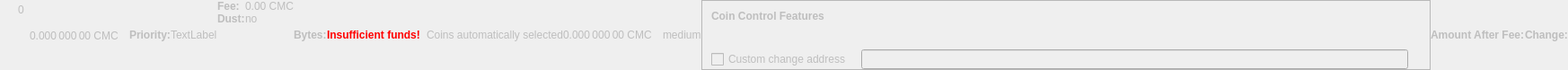
    <widget class="QWidget" name="dummyHideWidget" native="true">
     <property name="enabled">
      <bool>false</bool>
     </property>
     <property name="maximumSize">
      <size>
       <width>100</width>
       <height>22</height>
      </size>
     </property>
     <layout class="QHBoxLayout" name="dummyHideLayout">
      <property name="spacing">
       <number>0</number>
      </property>
      <property name="leftMargin">
       <number>0</number>
      </property>
      <property name="topMargin">
       <number>0</number>
      </property>
      <property name="rightMargin">
       <number>0</number>
      </property>
      <property name="bottomMargin">
       <number>0</number>
      </property>
      <item>
       <layout class="QFormLayout" name="formLayoutCoinControl1">
        <property name="horizontalSpacing">
         <number>10</number>
        </property>
        <property name="verticalSpacing">
         <number>14</number>
        </property>
        <property name="leftMargin">
         <number>10</number>
        </property>
        <property name="topMargin">
         <number>4</number>
        </property>
        <property name="rightMargin">
         <number>6</number>
        </property>
        <item row="0" column="1">
         <widget class="QLabel" name="labelCoinControlBytes">
          <property name="cursor">
           <cursorShape>IBeamCursor</cursorShape>
          </property>
          <property name="contextMenuPolicy">
           <enum>Qt::ActionsContextMenu</enum>
          </property>
          <property name="text">
           <string notr="true">0</string>
          </property>
          <property name="textInteractionFlags">
           <set>Qt::LinksAccessibleByMouse|Qt::TextSelectableByKeyboard|Qt::TextSelectableByMouse</set>
          </property>
         </widget>
        </item>
       </layout>
      </item>
      <item>
       <widget class="QLabel" name="labelCoinControlAfterFee">
        <property name="enabled">
         <bool>false</bool>
        </property>
        <property name="sizePolicy">
         <sizepolicy hsizetype="Fixed" vsizetype="Fixed">
          <horstretch>0</horstretch>
          <verstretch>0</verstretch>
         </sizepolicy>
        </property>
        <property name="minimumSize">
         <size>
          <width>111</width>
          <height>12</height>
         </size>
        </property>
        <property name="maximumSize">
         <size>
          <width>111</width>
          <height>12</height>
         </size>
        </property>
        <property name="cursor">
         <cursorShape>IBeamCursor</cursorShape>
        </property>
        <property name="contextMenuPolicy">
         <enum>Qt::ActionsContextMenu</enum>
        </property>
        <property name="text">
         <string notr="true">0.000 000 00 CMC</string>
        </property>
        <property name="textInteractionFlags">
         <set>Qt::LinksAccessibleByMouse|Qt::TextSelectableByKeyboard|Qt::TextSelectableByMouse</set>
        </property>
       </widget>
      </item>
      <item>
       <widget class="QLabel" name="labelCoinControlPriorityText">
        <property name="enabled">
         <bool>false</bool>
        </property>
        <property name="font">
         <font>
          <weight>75</weight>
          <bold>true</bold>
         </font>
        </property>
        <property name="text">
         <string>Priority:</string>
        </property>
       </widget>
      </item>
      <item>
       <layout class="QHBoxLayout" name="horizontalLayout">
        <item>
         <widget class="QLabel" name="WarningLabel">
          <property name="text">
           <string>TextLabel</string>
          </property>
         </widget>
        </item>
       </layout>
      </item>
      <item>
       <layout class="QFormLayout" name="formLayoutCoinControl3">
        <property name="horizontalSpacing">
         <number>0</number>
        </property>
        <property name="verticalSpacing">
         <number>0</number>
        </property>
        <property name="leftMargin">
         <number>0</number>
        </property>
        <property name="topMargin">
         <number>0</number>
        </property>
        <property name="rightMargin">
         <number>0</number>
        </property>
        <item row="0" column="0">
         <widget class="QLabel" name="labelCoinControlFeeText">
          <property name="enabled">
           <bool>false</bool>
          </property>
          <property name="font">
           <font>
            <weight>75</weight>
            <bold>true</bold>
           </font>
          </property>
          <property name="text">
           <string>Fee:</string>
          </property>
          <property name="margin">
           <number>0</number>
          </property>
         </widget>
        </item>
        <item row="0" column="1">
         <widget class="QLabel" name="labelCoinControlFee">
          <property name="enabled">
           <bool>false</bool>
          </property>
          <property name="cursor">
           <cursorShape>IBeamCursor</cursorShape>
          </property>
          <property name="contextMenuPolicy">
           <enum>Qt::ActionsContextMenu</enum>
          </property>
          <property name="text">
           <string notr="true">0.00 CMC</string>
          </property>
          <property name="textInteractionFlags">
           <set>Qt::LinksAccessibleByMouse|Qt::TextSelectableByKeyboard|Qt::TextSelectableByMouse</set>
          </property>
         </widget>
        </item>
        <item row="1" column="0">
         <widget class="QLabel" name="labelCoinControlLowOutputText">
          <property name="enabled">
           <bool>false</bool>
          </property>
          <property name="font">
           <font>
            <weight>75</weight>
            <bold>true</bold>
           </font>
          </property>
          <property name="text">
           <string>Dust:</string>
          </property>
         </widget>
        </item>
        <item row="1" column="1">
         <widget class="QLabel" name="labelCoinControlLowOutput">
          <property name="enabled">
           <bool>false</bool>
          </property>
          <property name="cursor">
           <cursorShape>IBeamCursor</cursorShape>
          </property>
          <property name="contextMenuPolicy">
           <enum>Qt::ActionsContextMenu</enum>
          </property>
          <property name="text">
           <string>no</string>
          </property>
          <property name="textInteractionFlags">
           <set>Qt::LinksAccessibleByMouse|Qt::TextSelectableByKeyboard|Qt::TextSelectableByMouse</set>
          </property>
         </widget>
        </item>
       </layout>
      </item>
      <item>
       <widget class="QLabel" name="labelCoinControlBytesText">
        <property name="enabled">
         <bool>false</bool>
        </property>
        <property name="font">
         <font>
          <weight>75</weight>
          <bold>true</bold>
         </font>
        </property>
        <property name="text">
         <string>Bytes:</string>
        </property>
       </widget>
      </item>
      <item>
       <layout class="QFormLayout" name="formLayoutCoinControl2">
        <property name="horizontalSpacing">
         <number>0</number>
        </property>
        <property name="verticalSpacing">
         <number>0</number>
        </property>
        <property name="leftMargin">
         <number>0</number>
        </property>
        <property name="topMargin">
         <number>0</number>
        </property>
        <property name="rightMargin">
         <number>0</number>
        </property>
       </layout>
      </item>
      <item>
       <layout class="QHBoxLayout" name="horizontalLayoutCoinControl2">
        <property name="spacing">
         <number>0</number>
        </property>
        <property name="bottomMargin">
         <number>0</number>
        </property>
       </layout>
      </item>
      <item>
       <widget class="QLabel" name="labelCoinControlInsuffFunds">
        <property name="enabled">
         <bool>false</bool>
        </property>
        <property name="minimumSize">
         <size>
          <width>0</width>
          <height>0</height>
         </size>
        </property>
        <property name="font">
         <font>
          <weight>75</weight>
          <bold>true</bold>
         </font>
        </property>
        <property name="styleSheet">
         <string notr="true">color:red;font-weight:bold;</string>
        </property>
        <property name="text">
         <string>Insufficient funds!</string>
        </property>
        <property name="margin">
         <number>5</number>
        </property>
       </widget>
      </item>
      <item>
       <layout class="QFormLayout" name="formLayoutCoinControl4">
        <property name="horizontalSpacing">
         <number>0</number>
        </property>
        <property name="verticalSpacing">
         <number>0</number>
        </property>
        <property name="leftMargin">
         <number>0</number>
        </property>
        <property name="topMargin">
         <number>0</number>
        </property>
        <property name="rightMargin">
         <number>0</number>
        </property>
       </layout>
      </item>
      <item>
       <widget class="QLabel" name="labelCoinControlChangeLabel">
        <property name="enabled">
         <bool>false</bool>
        </property>
        <property name="sizePolicy">
         <sizepolicy hsizetype="Preferred" vsizetype="Expanding">
          <horstretch>0</horstretch>
          <verstretch>0</verstretch>
         </sizepolicy>
        </property>
        <property name="minimumSize">
         <size>
          <width>0</width>
          <height>0</height>
         </size>
        </property>
        <property name="text">
         <string/>
        </property>
        <property name="margin">
         <number>3</number>
        </property>
       </widget>
      </item>
      <item>
       <widget class="QLabel" name="labelCoinControlAutomaticallySelected">
        <property name="enabled">
         <bool>false</bool>
        </property>
        <property name="sizePolicy">
         <sizepolicy hsizetype="Fixed" vsizetype="Fixed">
          <horstretch>0</horstretch>
          <verstretch>0</verstretch>
         </sizepolicy>
        </property>
        <property name="minimumSize">
         <size>
          <width>0</width>
          <height>0</height>
         </size>
        </property>
        <property name="maximumSize">
         <size>
          <width>240</width>
          <height>16777215</height>
         </size>
        </property>
        <property name="text">
         <string>Coins automatically selected</string>
        </property>
        <property name="margin">
         <number>5</number>
        </property>
       </widget>
      </item>
      <item>
       <widget class="QLabel" name="labelCoinControlChange">
        <property name="enabled">
         <bool>false</bool>
        </property>
        <property name="sizePolicy">
         <sizepolicy hsizetype="Fixed" vsizetype="Fixed">
          <horstretch>0</horstretch>
          <verstretch>0</verstretch>
         </sizepolicy>
        </property>
        <property name="minimumSize">
         <size>
          <width>111</width>
          <height>0</height>
         </size>
        </property>
        <property name="maximumSize">
         <size>
          <width>111</width>
          <height>16777215</height>
         </size>
        </property>
        <property name="cursor">
         <cursorShape>IBeamCursor</cursorShape>
        </property>
        <property name="contextMenuPolicy">
         <enum>Qt::ActionsContextMenu</enum>
        </property>
        <property name="text">
         <string notr="true">0.000 000 00 CMC</string>
        </property>
        <property name="textInteractionFlags">
         <set>Qt::LinksAccessibleByMouse|Qt::TextSelectableByKeyboard|Qt::TextSelectableByMouse</set>
        </property>
       </widget>
      </item>
      <item>
       <widget class="QLabel" name="labelCoinControlPriority">
        <property name="enabled">
         <bool>false</bool>
        </property>
        <property name="cursor">
         <cursorShape>IBeamCursor</cursorShape>
        </property>
        <property name="contextMenuPolicy">
         <enum>Qt::ActionsContextMenu</enum>
        </property>
        <property name="text">
         <string>medium</string>
        </property>
        <property name="textInteractionFlags">
         <set>Qt::LinksAccessibleByMouse|Qt::TextSelectableByKeyboard|Qt::TextSelectableByMouse</set>
        </property>
       </widget>
      </item>
      <item>
       <widget class="QFrame" name="frameCoinControl">
        <property name="sizePolicy">
         <sizepolicy hsizetype="Expanding" vsizetype="Expanding">
          <horstretch>0</horstretch>
          <verstretch>0</verstretch>
         </sizepolicy>
        </property>
        <property name="maximumSize">
         <size>
          <width>16777215</width>
          <height>16777215</height>
         </size>
        </property>
        <property name="frameShape">
         <enum>QFrame::StyledPanel</enum>
        </property>
        <property name="frameShadow">
         <enum>QFrame::Sunken</enum>
        </property>
        <layout class="QVBoxLayout" name="verticalLayoutCoinControl2_2">
         <property name="spacing">
          <number>0</number>
         </property>
         <property name="leftMargin">
          <number>0</number>
         </property>
         <property name="topMargin">
          <number>0</number>
         </property>
         <property name="rightMargin">
          <number>0</number>
         </property>
         <property name="bottomMargin">
          <number>0</number>
         </property>
         <item>
          <layout class="QVBoxLayout" name="verticalLayoutCoinControl" stretch="0,0,0,1">
           <property name="spacing">
            <number>0</number>
           </property>
           <property name="leftMargin">
            <number>10</number>
           </property>
           <property name="topMargin">
            <number>10</number>
           </property>
           <item>
            <layout class="QHBoxLayout" name="horizontalLayoutCoinControl1">
             <property name="bottomMargin">
              <number>15</number>
             </property>
             <item>
              <widget class="QLabel" name="labelCoinControlFeatures">
               <property name="enabled">
                <bool>false</bool>
               </property>
               <property name="sizePolicy">
                <sizepolicy hsizetype="Preferred" vsizetype="Maximum">
                 <horstretch>0</horstretch>
                 <verstretch>0</verstretch>
                </sizepolicy>
               </property>
               <property name="font">
                <font>
                 <weight>75</weight>
                 <bold>true</bold>
                </font>
               </property>
               <property name="styleSheet">
                <string notr="true">font-weight:bold;</string>
               </property>
               <property name="text">
                <string>Coin Control Features</string>
               </property>
              </widget>
             </item>
            </layout>
           </item>
           <item>
            <widget class="QWidget" name="widgetCoinControl" native="true">
             <property name="sizePolicy">
              <sizepolicy hsizetype="Preferred" vsizetype="Preferred">
               <horstretch>0</horstretch>
               <verstretch>0</verstretch>
              </sizepolicy>
             </property>
             <property name="minimumSize">
              <size>
               <width>0</width>
               <height>0</height>
              </size>
             </property>
             <property name="styleSheet">
              <string notr="true"/>
             </property>
             <layout class="QHBoxLayout" name="horizontalLayoutCoinControl5_2">
              <property name="leftMargin">
               <number>0</number>
              </property>
              <property name="topMargin">
               <number>0</number>
              </property>
              <property name="rightMargin">
               <number>0</number>
              </property>
              <property name="bottomMargin">
               <number>0</number>
              </property>
              <item>
               <layout class="QHBoxLayout" name="horizontalLayoutCoinControl3">
                <property name="spacing">
                 <number>20</number>
                </property>
                <property name="topMargin">
                 <number>0</number>
                </property>
                <property name="bottomMargin">
                 <number>10</number>
                </property>
               </layout>
              </item>
             </layout>
            </widget>
           </item>
           <item>
            <layout class="QHBoxLayout" name="horizontalLayoutCoinControl4" stretch="0,0,0">
             <property name="spacing">
              <number>12</number>
             </property>
             <property name="sizeConstraint">
              <enum>QLayout::SetDefaultConstraint</enum>
             </property>
             <property name="topMargin">
              <number>5</number>
             </property>
             <property name="rightMargin">
              <number>5</number>
             </property>
             <item>
              <widget class="QCheckBox" name="checkBoxCoinControlChange">
               <property name="enabled">
                <bool>false</bool>
               </property>
               <property name="toolTip">
                <string>If this is activated, but the change address is empty or invalid, change will be sent to a newly generated address.</string>
               </property>
               <property name="text">
                <string>Custom change address</string>
               </property>
              </widget>
             </item>
             <item>
              <widget class="QValidatedLineEdit" name="lineEditCoinControlChange">
               <property name="enabled">
                <bool>false</bool>
               </property>
               <property name="sizePolicy">
                <sizepolicy hsizetype="Expanding" vsizetype="Fixed">
                 <horstretch>0</horstretch>
                 <verstretch>0</verstretch>
                </sizepolicy>
               </property>
              </widget>
             </item>
             <item>
              <widget class="QLabel" name="labelCoinControlChangeLabel_2">
               <property name="sizePolicy">
                <sizepolicy hsizetype="Preferred" vsizetype="Expanding">
                 <horstretch>0</horstretch>
                 <verstretch>0</verstretch>
                </sizepolicy>
               </property>
               <property name="minimumSize">
                <size>
                 <width>0</width>
                 <height>0</height>
                </size>
               </property>
               <property name="text">
                <string/>
               </property>
               <property name="margin">
                <number>3</number>
               </property>
              </widget>
             </item>
            </layout>
           </item>
           <item>
            <spacer name="verticalSpacerCoinControl">
             <property name="orientation">
              <enum>Qt::Vertical</enum>
             </property>
             <property name="sizeHint" stdset="0">
              <size>
               <width>800</width>
               <height>1</height>
              </size>
             </property>
            </spacer>
           </item>
          </layout>
         </item>
        </layout>
       </widget>
      </item>
      <item>
       <widget class="QLabel" name="labelCoinControlAfterFeeText">
        <property name="enabled">
         <bool>false</bool>
        </property>
        <property name="minimumSize">
         <size>
          <width>0</width>
          <height>0</height>
         </size>
        </property>
        <property name="maximumSize">
         <size>
          <width>16777215</width>
          <height>16777215</height>
         </size>
        </property>
        <property name="font">
         <font>
          <weight>75</weight>
          <bold>true</bold>
         </font>
        </property>
        <property name="text">
         <string>Amount After Fee:</string>
        </property>
        <property name="alignment">
         <set>Qt::AlignLeading|Qt::AlignLeft|Qt::AlignVCenter</set>
        </property>
        <property name="margin">
         <number>0</number>
        </property>
       </widget>
      </item>
      <item>
       <widget class="QLabel" name="labelCoinControlChangeText">
        <property name="enabled">
         <bool>false</bool>
        </property>
        <property name="sizePolicy">
         <sizepolicy hsizetype="Preferred" vsizetype="Preferred">
          <horstretch>0</horstretch>
          <verstretch>0</verstretch>
         </sizepolicy>
        </property>
        <property name="minimumSize">
         <size>
          <width>0</width>
          <height>0</height>
         </size>
        </property>
        <property name="maximumSize">
         <size>
          <width>16777215</width>
          <height>16777215</height>
         </size>
        </property>
        <property name="font">
         <font>
          <weight>75</weight>
          <bold>true</bold>
         </font>
        </property>
        <property name="text">
         <string>Change:</string>
        </property>
        <property name="alignment">
         <set>Qt::AlignLeading|Qt::AlignLeft|Qt::AlignVCenter</set>
        </property>
       </widget>
      </item>
     </layout>
    </widget>
